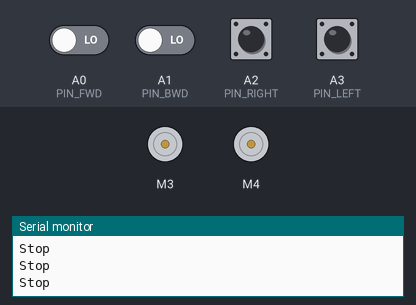
A sketch run on a simulated Arduino Uno, built with avr-gcc and run on an emulated ATmega328P. Parts: 2 × DC motor (green arrow = forward, orange = backward, longer = faster), the last lines printed to the serial monitor. The test bench sets the inputs (shaded band); at power-on: A0 (PIN_FWD), A1 (PIN_BWD), A2 (PIN_RIGHT), A3 (PIN_LEFT) LOW.

Above: at 1.2 s.
1.3 s: A0 (PIN_FWD) driven HIGH
At 2.1 s:
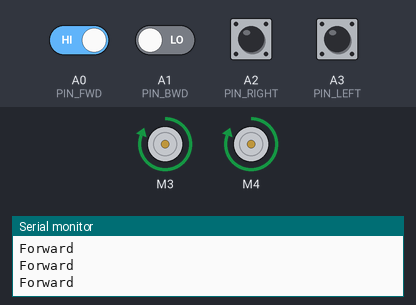
2.8 s: A0 (PIN_FWD) driven LOW
At 3.3 s:
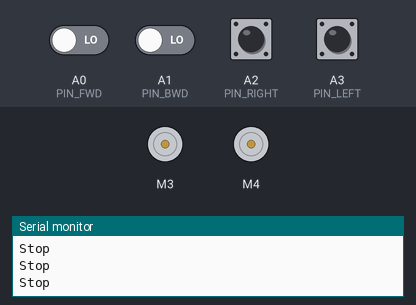
4.3 s: A1 (PIN_BWD) driven HIGH
At 5.5 s:
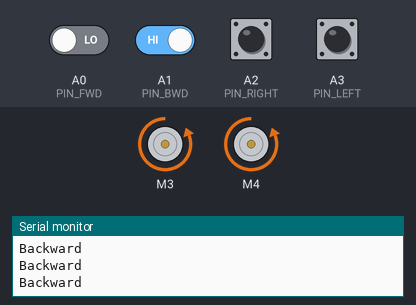
5.8 s: A1 (PIN_BWD) driven LOW
At 7.0 s:
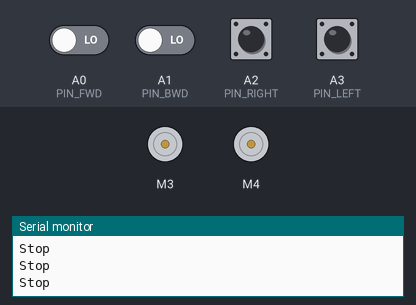
7.3 s: A2 (PIN_RIGHT) pulled HIGH for 0.15 s
At 7.41 s:
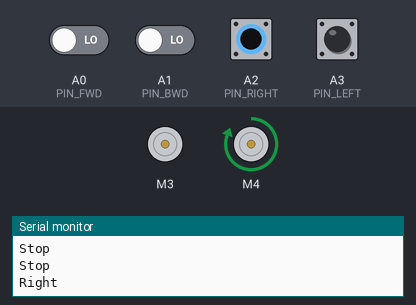
9.0 s: A3 (PIN_LEFT) pulled HIGH for 0.15 s
At 9.11 s:
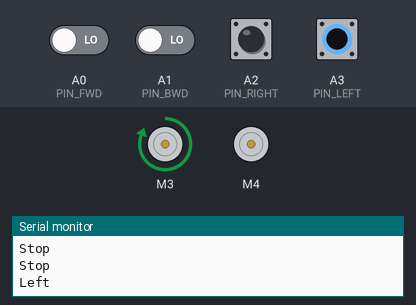
Timing chart, 0 to 11.7 s (numbered marks = the images above; inputs shaded):
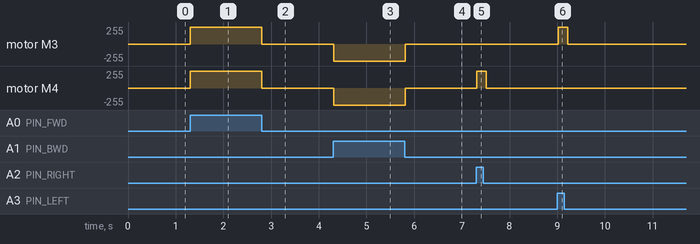

Measured:
- after the input at 1.3 s, motor M3, motor M4: stopped → forward 255/255 at once
- after the input at 2.8 s, motor M3, motor M4: forward 255/255 → stopped at once
- after the input at 4.3 s, motor M3, motor M4: stopped → backward 255/255 at once
- after the input at 5.8 s, motor M3, motor M4: backward 255/255 → stopped at once
- after the input at 7.3 s, motor M4: stopped → forward 255/255 at once, → stopped 0.20 s later
- after the input at 9.0 s, motor M3: stopped → forward 255/255 at once, → stopped 0.20 s later

The sketch:

receiver.ino
```cpp
/*
 * Hand Gesture Controlled Car — RECEIVER
 * Author: Anubhav Srivastava
 *
 * Hardware: Arduino UNO + 433 MHz RF RX + HT12D Decoder + L293D Motor Driver
 *
 * Pin Mapping (HT12D D0–D3 outputs → Arduino analog pins used as digital inputs):
 *   A0 → Forward  signal
 *   A1 → Backward signal
 *   A2 → Right    signal
 *   A3 → Left     signal
 *
 * Motor wiring (via AFMotor shield):
 *   Motor channel 3 → Right motor
 *   Motor channel 4 → Left  motor
 *
 * FIX summary vs. original:
 *   - pinMode declarations corrected to match actual input pins (A0–A3)
 *   - digitalRead corrected to match declared pins (was reading A0/A1 undeclared)
 *   - Added motor stop when direction signals are absent (was missing STOP state)
 *   - Added Serial debug output for all states
 */

#include <AFMotor.h>

// ── Motor objects ─────────────────────────────────────────────────────────────
AF_DCMotor motorRight(3);   // Right-side motor on channel 3
AF_DCMotor motorLeft(4);    // Left-side motor  on channel 4

// ── Input pins (HT12D data outputs) ──────────────────────────────────────────
const int PIN_FWD   = A0;
const int PIN_BWD   = A1;
const int PIN_RIGHT = A2;
const int PIN_LEFT  = A3;

// ─────────────────────────────────────────────────────────────────────────────
void setup() {
  // FIX: original declared A2–A5 but read from A0/A1; now consistent
  pinMode(PIN_FWD,   INPUT);
  pinMode(PIN_BWD,   INPUT);
  pinMode(PIN_RIGHT, INPUT);
  pinMode(PIN_LEFT,  INPUT);

  Serial.begin(9600);
  Serial.println("Receiver ready.");

  motorRight.setSpeed(255);
  motorLeft.setSpeed(255);

  motorRight.run(RELEASE);
  motorLeft.run(RELEASE);
}

// ─────────────────────────────────────────────────────────────────────────────
void loop() {
  bool fwd   = digitalRead(PIN_FWD)   == HIGH;
  bool bwd   = digitalRead(PIN_BWD)   == HIGH;
  bool right = digitalRead(PIN_RIGHT) == HIGH;
  bool left  = digitalRead(PIN_LEFT)  == HIGH;

  if (fwd) {
    motorRight.run(FORWARD);
    motorLeft.run(FORWARD);
    Serial.println("Forward");
  }
  else if (bwd) {
    motorRight.run(BACKWARD);
    motorLeft.run(BACKWARD);
    Serial.println("Backward");
  }
  else if (right) {
    // Right turn: right motor stops, left motor drives
    motorRight.run(RELEASE);
    motorLeft.run(FORWARD);
    Serial.println("Right");
  }
  else if (left) {
    // Left turn: left motor stops, right motor drives
    motorRight.run(FORWARD);
    motorLeft.run(RELEASE);
    Serial.println("Left");
  }
  else {
    // FIX: explicit STOP state — original had this inside an if(all LOW) block
    motorRight.run(RELEASE);
    motorLeft.run(RELEASE);
    Serial.println("Stop");
  }

  delay(100);
}
```
